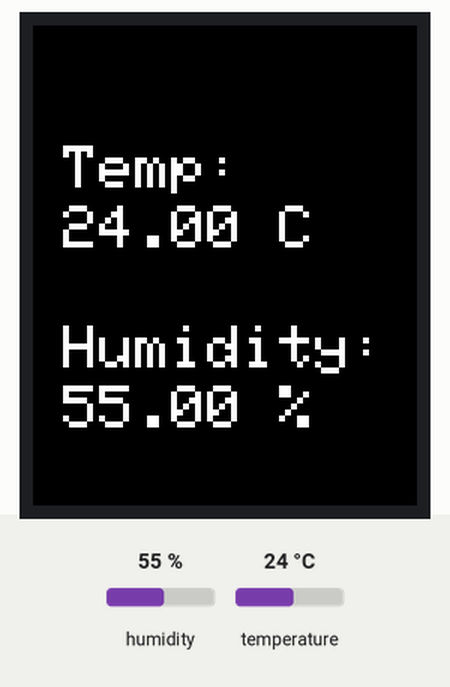
Recording of a sketch running on a simulated Arduino Uno, built with avr-gcc and run on an emulated ATmega328P. On the bench: 128×160 colour display. The inputs (shaded band) are chosen by the test bench; at power-on: humidity 55 %, temperature 24 °C. Storage starts empty; what the sketch prints to the serial monitor is not drawn.

Above: at 1.4 s.
1.5 s: humidity set to 22 %
At 2.9 s:
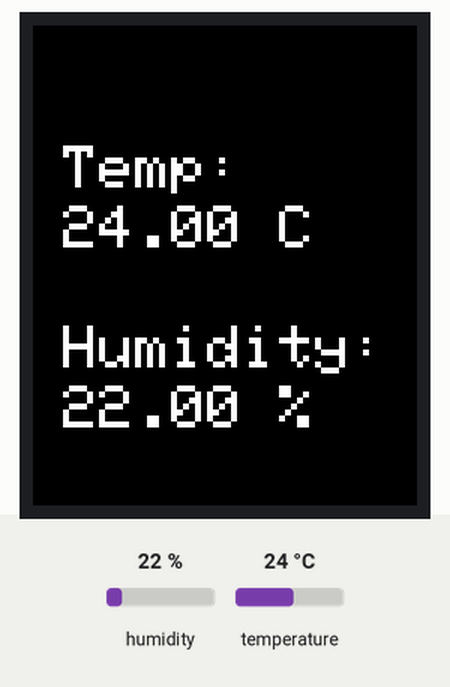
4.3 s: temperature set to 12 °C
At 5.4 s:
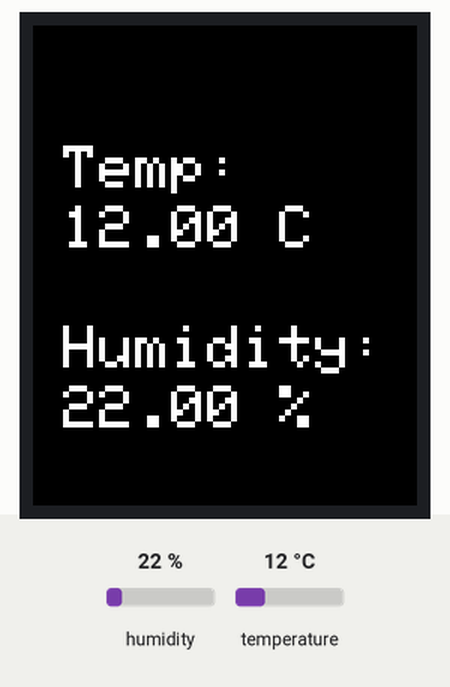
7.1 s: humidity set to 40 %
At 9.3 s:
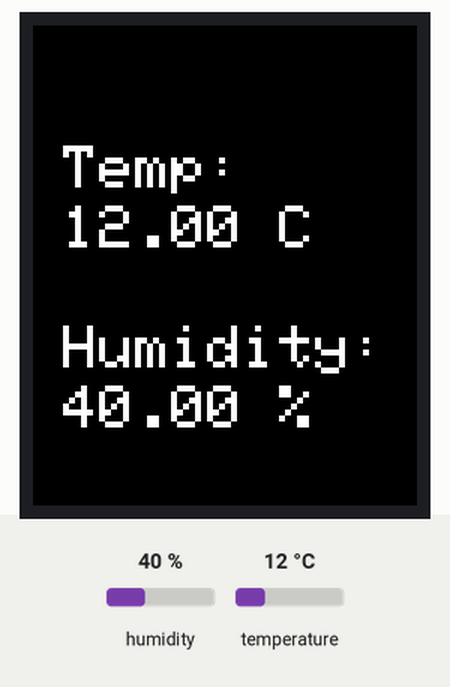
10.2 s: temperature set to 19 °C
At 11.9 s:
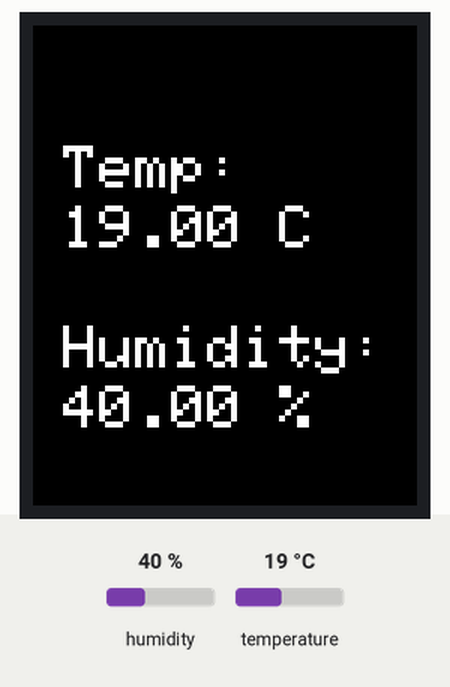
Timing chart, 0 to 13.4 s (numbered marks = the images above; inputs shaded):
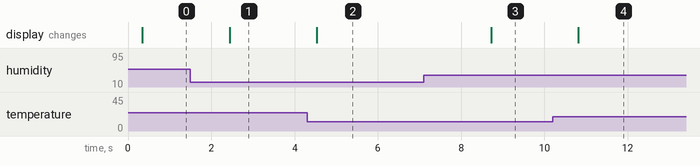

Measured:
- after the input at 1.5 s, the display: changes after 0.94 s (image 1)
- after the input at 4.3 s, the display: changes after 0.23 s (image 2)
- after the input at 7.1 s, the display: changes after 1.6 s (image 3)
- after the input at 10.2 s, the display: changes after 0.61 s (image 4)

The sketch:

atmoslog_finalcode.ino
```cpp
#include <DHT.h>
#include <SoftwareSerial.h>
#include <Adafruit_GFX.h>
#include <Adafruit_ST7735.h>
#include <SPI.h>
#include <SD.h>
#include <DHT.h>
#include <DHT_U.h>

#define DHTPIN 2      //DHT data pin
#define DHTTYPE DHT11
#define TFT_CS 10     // Chip Select for LCD Screen
#define TFT_RST 9
#define TFT_DC 8
#define SD_CS 6       // Chip Select for SDCard Module

Adafruit_ST7735 tft = Adafruit_ST7735(TFT_CS, TFT_DC, TFT_RST);
DHT dht(DHTPIN, DHTTYPE);
SoftwareSerial BTSerial(5,3);   //HC04 RXD pin, HC04 TXD Pin
File dataFile;

void setup() {
  BTSerial.begin(9600);
  Serial.begin(9600);
  dht.begin();
  BTSerial.println("DHT11 sensor initialized.");

  // Initialize SD card
  if (!SD.begin(SD_CS)) {
    BTSerial.println("SD card initialization failed!");
    Serial.println("SD card initialization failed!");
    while (true);
  }
  BTSerial.println("SD card initialized.");


  // Open file to append header
  dataFile = SD.open("finedata.txt", FILE_WRITE);
  if (dataFile) {
    dataFile.println("Time (s), Temperature (C), Humidity (%)");
    dataFile.close();
  } else {
    BTSerial.println("Failed to open file.");
    Serial.println("Failed to open file.");
  }


  tft.initR(INITR_BLACKTAB);
  tft.fillScreen(ST7735_BLACK);
  tft.setTextColor(ST7735_WHITE);
  tft.setTextSize(2);

}

void loop() {

  float temperature = dht.readTemperature();
  float humidity = dht.readHumidity();

  if (isnan(temperature) || isnan(humidity)) {
    Serial.println("Failed to read from DHT sensor!");
    BTSerial.println("Failed to read from DHT sensor!");
  } else {
    Serial.print("Temp: ");
    Serial.print(temperature);
    Serial.print(", Humidity: ");
    Serial.println(humidity);

    BTSerial.print("Temp: ");
    BTSerial.print(temperature);
    BTSerial.print(", Humidity: ");
    BTSerial.println(humidity);
  }

  // Display readings on TFT
  tft.fillRect(0, 0, 128, 160, ST7735_BLACK); // Clear screen
  tft.setCursor(10, 40);
  tft.print("Temp: ");
  tft.setCursor(10, 60);
  tft.print(temperature);
  tft.println(" C");

  tft.setCursor(10, 100);
  tft.print("Humidity: ");
  tft.setCursor(10, 120);
  tft.print(humidity);
  tft.println(" %");

  // Log data to SD card
  dataFile = SD.open("finedata.txt", FILE_WRITE);
  if (dataFile) {
    dataFile.print(millis() / 1000);
    dataFile.print(", ");
    dataFile.print(temperature);
    dataFile.print(", ");
    dataFile.println(humidity);
    dataFile.close();
  } else {
    Serial.println("Failed to open file for writing.");
  }


  delay(2000);
}
```
